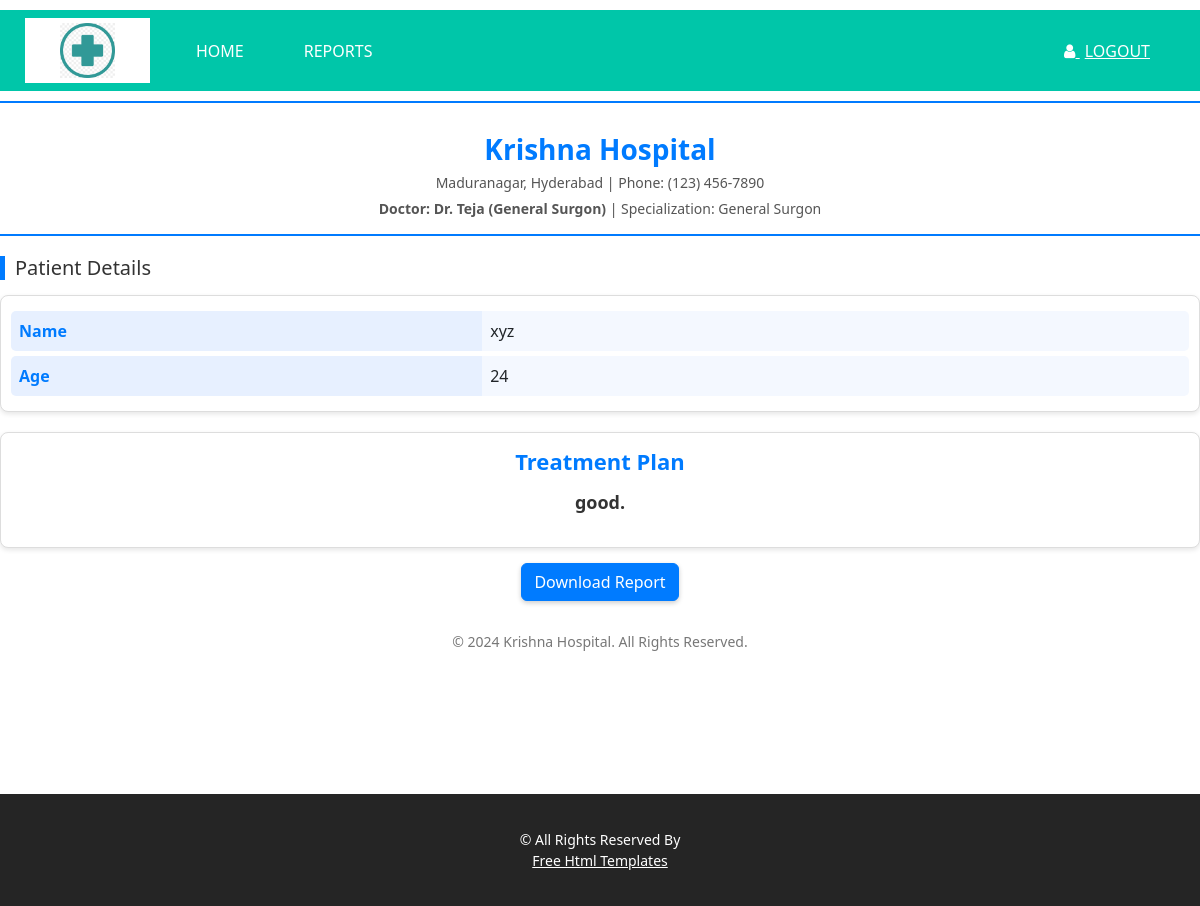
The page /patient/Reports/ (signed in) on the database its author committed.
### Doctor/models.py (models this page shows, shortened)
class Doctor_Medication(models.Model):
    p_id = models.CharField(max_length=100)
    name = models.CharField(max_length=100)
    doctor_name = models.CharField(max_length=100)
    prescription = models.CharField(max_length=1000)
    admitted = models.CharField(max_length=100)
    medication = models.CharField(max_length=20)

### Patient/models.py (models this page shows, shortened)
class Book_Appointment(models.Model):
    name = models.CharField(max_length=100)
    phone = models.CharField(max_length=10)
    age = models.IntegerField()
    address = models.CharField(max_length=100)
    doctor_name  = models.CharField(max_length=100)
    problem = models.CharField(max_length=100)
    upload_report = models.FileField(upload_to='media/' , validators=[FileExtensionValidator(allowed_extensions=['pdf'])])
    medication = models.CharField(max_length=100)
    status = models.CharField(max_length=100)

### Patient/views.py (the view)
# urls.py: path('Reports/' , views.Medication_Reoprt , name="Reports"),
def Medication_Reoprt(request):
    try:
        name =request.session['name']
        data = Doctor_Medication.objects.get(name = name , medication = 'Sended')
        data1 =  Book_Appointment.objects.get(name = name , medication = 'Sended')
        return render(request,'patient/Reports.html' , {'data':data , 'data1':data1})
    except Exception as e :
         print(e)
         messages.error(request, "No Medication Avaliable for this patient. Not yet Booked an Appointment")
    return render(request,'patient/Reports.html')

### Template/patient/Reports.html (shortened to what this page needs)
{% extends 'patient/Patient_Home.html'%}
{% block contents %}
{% load static %}
<link href="https://cdn.jsdelivr.net/npm/bootstrap@5.3.3/dist/css/bootstrap.min.css" rel="stylesheet"
integrity="sha384-QWTKZyjpPEjISv5WaRU9OFeRpok6YctnYmDr5pNlyT2bRjXh0JMhjY6hW+ALEwIH">
<header>
    <h1>Krishna Hospital</h1>
    <p>Maduranagar, Hyderabad | Phone: (123) 456-7890</p>
    <p><strong>Doctor: Dr. {{data.doctor_name}}</strong> | Specialization: {{data1.problem}}</p>
</header>
<section class="section">
    <h2>Patient Details</h2>
    <div class="info-container">
        <div class="info-box">
            <table class="info-table">
                <tr>
                    <th>Name</th>
                    <td>{{data.name}}</td>
                </tr>
                <tr>
                    <th>Age</th>
                    <td>{{data1.age}}</td>
                </tr>
            </table>
        </div>
    </div>
</section>
<section class="treatment-section">
    <h2>Treatment Plan</h2>
    <p class="treatment-text">{{data.prescription}}.</p>
</section>
<center>
    <a href="{% url 'Payment' %}" class="btn btn-primary">Download Report</a>
</center>
<footer>
    <p>© 2024 Krishna Hospital. All Rights Reserved.</p>
</footer>
{% endblock %}

### Static/Css/style.css (style rules this page uses)
body { font-family: 'Roboto', sans-serif; color: #0c0c0c; background-color: #ffffff; overflow-x: hidden; }
a, a:hover, a:focus { text-decoration: none; }
.btn, .btn:focus { outline: none !important; -webkit-box-shadow: none; box-shadow: none; }

### Template/patient/Reports.html (style rules this page uses)
header { text-align: center; margin-bottom: 20px; padding: 10px 0; border-bottom: 2px solid #007bff; }
header h1 { font-size: 28px; margin: 0; color: #007bff; font-weight: bold; }
header p { margin: 5px 0; font-size: 14px; color: #555; }
.section h2 { font-size: 20px; color: #333; border-left: 5px solid #007bff; padding-left: 10px; margin-top: 10px; margin-bottom: 15px; }
.info-container { display: flex; flex-wrap: wrap; gap: 10px; margin-bottom: 20px; }
.info-box { flex: 1 1 48%; background: #fff; border: 1px solid #ddd; border-radius: 8px; padding: 10px; box-shadow: 0 2px 5px rgba(0, 0, 0, 0.1); }
.info-table { width: 100%; margin: 0; border-collapse: separate; border-spacing: 0 5px; }
.info-table th, .info-table td { padding: 8px; text-align: left; vertical-align: middle; border: none; }
.info-table th { background-color: #e7f0ff; color: #007bff; font-weight: bold; width: 40%; border-radius: 5px 0 0 5px; }
.info-table td { background-color: #f4f8ff; border-radius: 0 5px 5px 0; }
.treatment-section { background: #fff; padding: 15px; border: 1px solid #ddd; border-radius: 8px; box-shadow: 0 2px 5px rgba(0, 0, 0, 0.1); }
.treatment-section h2 { text-align: center; color: #007bff; margin-bottom: 15px; font-size: 22px; font-weight: bold; }
.treatment-text { text-align: center; font-size: 18px; color: #333; font-weight: 600; }
footer { text-align: center; margin-top: 20px; padding: 10px; font-size: 14px; color: #777; }
.btn-primary { margin-top: 15px; background-color: #007bff; border-color: #007bff; box-shadow: 0 2px 5px rgba(0, 0, 0, 0.2); transition: background-color 0.3s, box-shadow 0.3s; }

### rows shown on the page
Doctor_Medication: doctor_name "Teja (General Surgon)", name "xyz", prescription "good"
Book_Appointment: problem "General Surgon", age "24"
